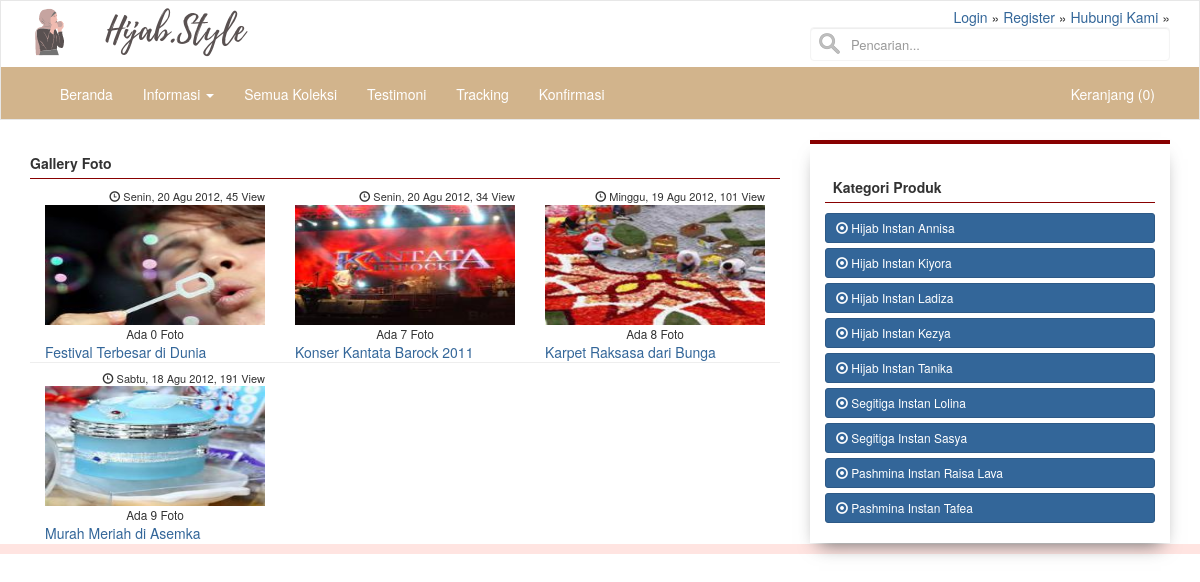
/index.php/gallery, run on the app's committed database.
### tables this page shows
CREATE TABLE `logo` (
  `id_logo` int(5) NOT NULL,
  `gambar` varchar(100) NOT NULL
);

CREATE TABLE `menu` (
  `id_menu` int(5) NOT NULL,
  `id_parent` int(5) NOT NULL DEFAULT 0,
  `nama_menu` varchar(30) NOT NULL,
  `link` varchar(100) NOT NULL,
  `aktif` enum('Ya','Tidak') NOT NULL DEFAULT 'Ya',
  `position` enum('Top','Bottom') DEFAULT 'Bottom',
  `urutan` int(3) NOT NULL
);

CREATE TABLE `album` (
  `id_album` int(5) NOT NULL,
  `jdl_album` varchar(100) NOT NULL,
  `album_seo` varchar(100) NOT NULL,
  `keterangan` text NOT NULL,
  `gbr_album` varchar(100) NOT NULL,
  `aktif` enum('Y','N') NOT NULL DEFAULT 'Y',
  `hits_album` int(5) NOT NULL DEFAULT 1,
  `tgl_posting` date NOT NULL,
  `jam` time NOT NULL,
  `hari` varchar(20) NOT NULL,
  `username` varchar(50) NOT NULL
);

CREATE TABLE `rb_kategori_produk` (
  `id_kategori_produk` int(11) NOT NULL,
  `nama_kategori` varchar(255) NOT NULL,
  `kategori_seo` varchar(255) NOT NULL
);

### application/libraries/Template.php (called while the page is built)
<?php if ( ! defined('BASEPATH')) exit('No direct script access allowed');
class Template {
		var $template_data = array();
		function set($name, $value)
		{
			$this->template_data[$name] = $value;
		}
		function load($template = '', $view = '' , $view_data = array(), $return = FALSE)
		{
			$this->CI =& get_instance();
			$this->set('contents', $this->CI->load->view($view, $view_data, TRUE));
			return $this->CI->load->view($template, $this->template_data, $return);
		}
}

### application/controllers/Gallery.php (called while the page is built, shortened)
<?php
class Gallery extends CI_Controller {
	public function index(){
		$config['per_page'] = 12;
		if ($this->uri->segment('3')==''){
			$dari = 0;
		}else{
			$dari = $this->uri->segment('3');
		}
		if (is_numeric($dari)) {
			$data['record'] = $this->model_gallery->public_album($config['per_page'], $dari);
		}else{
			redirect('gallery');
		}
		$data['title'] = 'Gallery Foto';
		$this->template->load('phpmu-one/template','phpmu-one/view_gallery',$data);
	}
}

### index.php (called while the page is built, shortened)
<?php
require_once BASEPATH.'core/CodeIgniter.php';

### application/config/config.php (called while the page is built, shortened)
<?php
$config['base_url'] = (isset($_SERVER['HTTPS']) ? "https://" : "http://").$_SERVER['HTTP_HOST'].
						str_replace(basename($_SERVER['SCRIPT_NAME']),"",
						$_SERVER['SCRIPT_NAME']);
$config['index_page'] = '';
$config['uri_protocol']	= 'REQUEST_URI';
$config['url_suffix'] = '';
$config['language']	= 'english';
$config['charset'] = 'UTF-8';
$config['enable_hooks'] = FALSE;
$config['subclass_prefix'] = 'MY_';
$config['composer_autoload'] = FALSE;
$config['permitted_uri_chars'] = 'a-z 0-9~%.:_\-';
$config['allow_get_array'] = TRUE;
$config['enable_query_strings'] = FALSE;
$config['controller_trigger'] = 'c';
$config['function_trigger'] = 'm';
$config['directory_trigger'] = 'd';
$config['log_threshold'] = 0;
$config['log_path'] = '';
$config['log_file_extension'] = '';
$config['log_file_permissions'] = 0644;
$config['log_date_format'] = 'Y-m-d H:i:s';
$config['error_views_path'] = '';
$config['cache_path'] = '';
$config['cache_query_string'] = FALSE;
$config['encryption_key'] = '';
$config['sess_driver'] = 'files';
$config['sess_cookie_name'] = 'ci_session';
$config['sess_expiration'] = 7200;
$config['sess_save_path'] = NULL;
$config['sess_match_ip'] = FALSE;
$config['sess_time_to_update'] = 300;
$config['sess_regenerate_destroy'] = FALSE;
$config['cookie_prefix']	= '';
$config['cookie_domain']	= '';
$config['cookie_path']		= '/';
$config['cookie_secure']	= FALSE;
$config['cookie_httponly'] 	= FALSE;
$config['standardize_newlines'] = FALSE;
$config['global_xss_filtering'] = FALSE;
$config['csrf_protection'] = FALSE;
$config['csrf_token_name'] = 'csrf_test_name';
$config['csrf_cookie_name'] = 'csrf_cookie_name';
$config['csrf_expire'] = 7200;
$config['csrf_regenerate'] = TRUE;
$config['csrf_exclude_uris'] = array();
$config['compress_output'] = FALSE;
$config['time_reference'] = 'local';
$config['rewrite_short_tags'] = FALSE;
$config['proxy_ips'] = '';

### application/config/pagination.php (called while the page is built, shortened)
<?php if(!defined('BASEPATH')) exit('Direct Access Not Allowed');
$config['full_tag_open'] = "<ul class='pagination'>";
$config['full_tag_close'] ="</ul>";
$config['num_tag_open'] = '<li>';
$config['num_tag_close'] = '</li>';
$config['cur_tag_open'] = "<li class='disabled'><li class='active'><a href='#'>";
$config['cur_tag_close'] = "<span class='sr-only'></span></a></li>";
$config['next_tag_open'] = "<li>";
$config['next_tagl_close'] = "</li>";
$config['prev_tag_open'] = "<li>";
$config['prev_tagl_close'] = "</li>";
$config['first_tag_open'] = "<li>";
$config['first_tagl_close'] = "</li>";

### application/models/Model_gallery.php (called while the page is built, shortened)
<?php
class Model_gallery extends CI_model{
    function public_album($sampai, $dari){
        return $this->db->query("SELECT * FROM album where aktif='Y' ORDER BY id_album DESC LIMIT $dari, $sampai");
    }
}

### application/models/Model_app.php (called while the page is built, shortened)
<?php
class Model_app extends CI_model{
    public function view($table){
        return $this->db->get($table);
    }
    public function view_ordering_limit($table,$order,$ordering,$baris,$dari){
        $this->db->select('*');
        $this->db->order_by($order,$ordering);
        $this->db->limit($dari, $baris);
        return $this->db->get($table);
    }
}

### application/models/Model_menu.php (called while the page is built, shortened)
<?php
class Model_menu extends CI_model{
	function top_menu(){
		return $this->db->query("SELECT * FROM menu where position='Top' ORDER BY urutan ASC");
	}
    function bottom_menu(){
        return $this->db->query("SELECT * FROM menu where id_parent='0' AND position = 'Bottom' AND aktif='Ya' ORDER BY urutan ASC");
    }
    function dropdown_menu($id){
        return $this->db->query("SELECT * FROM menu WHERE id_parent='$id' AND aktif='Ya' ORDER BY urutan ASC");
    }
}

### application/helpers/cek_helper.php (called while the page is built, shortened)
<?php
    function rupiah($total){
        return number_format($total,0);
    }

### application/views/phpmu-one/main-menu.php (the view, shortened to what this page needs)
<div class="head">
    <div class='container title-head'>
    <div class='col-md-8'>
      <?php
        $logo = $this->model_app->view_ordering_limit('logo','id_logo','DESC',0,1);
        foreach ($logo->result_array() as $row) {
        echo "<a href='".base_url()."'><img height=50px src='".base_url()."asset/images/$row[gambar]'/></a>";
        }
      ?>
    </div>
    <div class='col-md-4'>
      <span class='pull-right' style='width:100%;'>
        <small class='pull-right'>
        <?php
          if ($this->session->id_konsumen != ''){
            $ksm = $this->db->query("SELECT * FROM rb_konsumen where id_konsumen='".$this->session->id_konsumen."'")->row_array();
            echo "Selamat Datang! <a href='".base_url()."members/profile'>$ksm[nama_lengkap]</a> &raquo; <a href='".base_url()."members/logout'>Logout</a>";
          }else{
            $topm = $this->model_menu->top_menu();
            foreach ($topm->result_array() as $row){
                echo "<a href='".base_url()."$row[link]'>$row[nama_menu]</a> &raquo; ";
            }
          }
        ?>
        </small>
        <form action='<?php echo base_url(); ?>produk' method='POST' class="form-inline">
          <div class="form-group" style='width:100%;'>
            <input type="text" name='cari' style='width:100%;' class="form-control search" placeholder="Pencarian...">
          </div>
        </form>
      </span>
    </div>
    </div>
</div>
<div class="container">
  <div id="navbar" class="navbar-collapse collapse">
    <ul class="nav navbar-nav">
      <?php
          $botm = $this->model_menu->bottom_menu();
          foreach ($botm->result_array() as $row){
              $dropdown = $this->model_menu->dropdown_menu($row['id_menu'])->num_rows();
              if ($dropdown == 0){
                echo "<li><a href='".base_url()."$row[link]'>$row[nama_menu]</a></li>";
              }else{
                echo "<li class='dropdown'>
                      <a href='".base_url()."$row[link]' class='dropdown-toggle' data-toggle='dropdown' role='button' aria-haspopup='true' aria-expanded='false'>$row[nama_menu]
                      <span class='caret'></span></a>
                      <ul class='dropdown-menu'>";
                      echo "</ul>
                    </li>";
              }
          }
          $kategori = $this->model_app->view('rb_kategori_produk');
      ?>
    </ul>
    <ul class="nav navbar-nav navbar-right">
    <?php
        $isi_keranjang = $this->db->query("SELECT sum(jumlah) as jumlah FROM rb_penjualan_temp where session='".$this->session->idp."'")->row_array();
        echo "<li><a href='".base_url()."produk/keranjang'>Keranjang (".rupiah($isi_keranjang['jumlah']).")</a></li>";
    ?>
    </ul>
  </div>
</div>

### application/views/phpmu-one/view_gallery.php (shortened to what this page needs)
<p class='sidebar-title'> Gallery Foto</p>
                <?php
                  $no = 1;
                  foreach ($record->result_array() as $row){
                  $total = $this->db->query("SELECT id_gallery FROM gallery where id_album='".$row['id_album']."'")->num_rows();
                  $tanggal = tgl_indo($row['tgl_posting']);
                  echo "<div class='col-md-4'>
                          <small class='date pull-right'><span class='glyphicon glyphicon-time'></span> $row[hari], $tanggal, $row[hits_album] View</small>
                            <a href='".base_url()."gallery/detail/$row[album_seo]'>
                              <img width='100%' height='120px' src='".base_url()."asset/img_album/$row[gbr_album]'>
                            </a>
                            <small><center>Ada $total Foto</center></small>
                            <a href='".base_url()."gallery/detail/$row[album_seo]'>".$row['jdl_album']."</a>
                      </div>";
                      if ($no % 3 == 0){
                          echo "<div style='clear:both'><hr></div>";
                      }
                    $no++;
                  }
                ?>

### application/views/phpmu-one/template.php (shortened to what this page needs)
<!DOCTYPE html>
<html lang="en">
<head>
  <link href="<?php echo base_url(); ?>asset/css/bootstrap.min.css" rel="stylesheet">
  <link href="<?php echo base_url(); ?>asset/css/style.css" rel="stylesheet">
  <link href="<?php echo base_url(); ?>asset/css/default.css" rel="stylesheet" media="screen" />
  <link href="<?php echo base_url(); ?>asset/css/nivo-slider.css" rel="stylesheet" media="screen" />
  <link rel="stylesheet" href="<?php echo base_url(); ?>/asset/admin/plugins/datatables/dataTables.bootstrap.css">
  <link rel="stylesheet" href="<?php echo base_url(); ?>asset/admin/plugins/datepicker/datepicker3.css">
  <link rel="stylesheet" href="<?php echo base_url(); ?>asset/admin/plugins/timepicker/bootstrap-timepicker.css">
</head>
<body>
<nav class="navbar navbar-default" style='border-radius:0px;'>
  <?php include "main-menu.php"; ?>
</nav>
<div class="container container-content">
  <div class='row'>
    <?php
    if ($this->uri->segment(1) != '' AND $this->uri->segment(1) != 'produk' OR $this->uri->segment(2) == 'keranjang' OR $this->uri->segment(2) == 'checkouts'){
      echo "<div class='col-md-8'>";
    }else{
      echo "<div class='col-md-12'>";
    }
      echo $contents;
      echo "</div>";
    if ($this->uri->segment(1) != '' AND $this->uri->segment(1) != 'produk' OR $this->uri->segment(2) == 'keranjang' OR $this->uri->segment(2) == 'checkouts'){
      echo "<div class='col-md-4'>
        <div class='col-md-12 box-sidebar'>";
            include "sidebar.php";
        echo "</div>
      </div>";
    }
    ?>
  </div>
</div>
<footer style='background:#FFE4E1; color:#FFE4E1; border-top:1px solid #ffffff'>
  <div class="container">
      <div class="row">
          <div class="col-sm-12">
          </div>
      </div>
  </div>
</footer>
</body>
</html>

### application/views/phpmu-one/sidebar.php
<div class="hidden-xs">
<p class='sidebar-title'> &nbsp; Kategori Produk</p>
<?php
  $kategori = $this->model_app->view('rb_kategori_produk');
  foreach ($kategori->result_array() as $row) {
    echo "<a style='text-align:left' class='btn btn-sm btn-block btn-primary' href='".base_url()."produk/kategori/$row[kategori_seo]'><span class='glyphicon glyphicon-record'></span> $row[nama_kategori]</a>";
  }
?>
</div>

### asset/css/style.css (style rules this page uses)
.navbar-default .navbar-nav>li>a, .navbar-brand { color: #fff !important; }
.navbar-default .navbar-nav>li>a { border-top:2px solid #D2B48C; }
.head { background-color:#ffffff; color:#333333; width:100% }
.head small { text-transform: capitalize; font-size:14px; }
.navbar { background-color:#D2B48C; }
.title-head { padding:6px; padding-right: 0%; padding-left: 0%; }
.box-sidebar { box-shadow: 0px 10px 18px -9px #666; padding:20px 15px; border-top:4px solid #880000 }
.sidebar-title { border-bottom:1px solid #880000; font-weight:bold; margin-top:13px; padding-bottom:5px; }
hr { padding:0px; margin:5px 0px 8px 0px; }
.date { display:block; font-size:11px; }
* { margin: 0; padding: 0; }
.search { box-sizing: border-box; border: 1px solid #f4f4f4; border-radius: 4px; font-size: 13px; background-color: #ffffff; background-image: url('searchicon.png'); background-position: 8px 5px; background-repeat: no-repeat; padding: 12px 20px 12px 40px; -webkit-transition: width 0.4s ease-in-out; transition: width 0.4s ease-in-out; }

### data on the page
logo: gambar (picture)
menu: nama_menu "Login"
menu: nama_menu "Register"
menu: nama_menu "Hubungi Kami"
menu: nama_menu "Beranda"
menu: nama_menu "Informasi"
menu: nama_menu "Semua Koleksi"
menu: nama_menu "Testimoni"
menu: nama_menu "Tracking"
menu: nama_menu "Konfirmasi"
album: hari "Senin", tgl_posting "20 Agu 2012", hits_album "45", gbr_album (picture), total "0", jdl_album "Festival Terbesar di Dunia"
album: hari "Senin", tgl_posting "20 Agu 2012", hits_album "34", gbr_album (picture), total "7", jdl_album "Konser Kantata Barock 2011"
album: hari "Minggu", tgl_posting "19 Agu 2012", hits_album "101", gbr_album (picture), total "8", jdl_album "Karpet Raksasa dari Bunga"
album: hari "Sabtu", tgl_posting "18 Agu 2012", hits_album "191", gbr_album (picture), total "9", jdl_album "Murah Meriah di Asemka"
rb_kategori_produk: nama_kategori "Hijab Instan Annisa"
rb_kategori_produk: nama_kategori "Hijab Instan Kiyora"
rb_kategori_produk: nama_kategori "Hijab Instan Ladiza"
rb_kategori_produk: nama_kategori "Hijab Instan Kezya"
rb_kategori_produk: nama_kategori "Hijab Instan Tanika"
rb_kategori_produk: nama_kategori "Segitiga Instan Lolina"
rb_kategori_produk: nama_kategori "Segitiga Instan Sasya"
rb_kategori_produk: nama_kategori "Pashmina Instan Raisa Lava"
rb_kategori_produk: nama_kategori "Pashmina Instan Tafea"

### other printed values
rupiah($isi_keranjang['jumlah']) "0"
